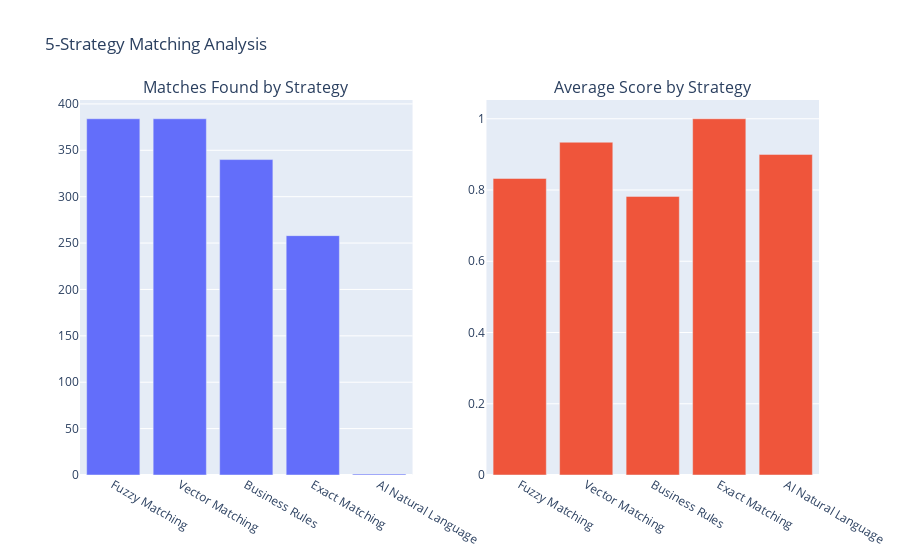

The code cell stored with this chart in its notebook:
### Code cell
# Analyze 5-strategy matching effectiveness
strategy_analysis_sql = f"""
SELECT
  'Exact Matching' as strategy,
  COUNT(*) as matches_found,
  AVG(exact_score) as avg_score
FROM `{bq_helper.dataset_ref}.customers_with_embeddings_combined_matches`
WHERE exact_score > 0

UNION ALL

SELECT
  'Fuzzy Matching' as strategy,
  COUNT(*) as matches_found,
  AVG(fuzzy_score) as avg_score
FROM `{bq_helper.dataset_ref}.customers_with_embeddings_combined_matches`
WHERE fuzzy_score > 0

UNION ALL

SELECT
  'Vector Matching' as strategy,
  COUNT(*) as matches_found,
  AVG(vector_score) as avg_score
FROM `{bq_helper.dataset_ref}.customers_with_embeddings_combined_matches`
WHERE vector_score > 0

UNION ALL

SELECT
  'Business Rules' as strategy,
  COUNT(*) as matches_found,
  AVG(business_score) as avg_score
FROM `{bq_helper.dataset_ref}.customers_with_embeddings_combined_matches`
WHERE business_score > 0

UNION ALL

SELECT
  'AI Natural Language' as strategy,
  COUNT(*) as matches_found,
  AVG(ai_score) as avg_score
FROM `{bq_helper.dataset_ref}.customers_with_embeddings_combined_matches`
WHERE ai_score > 0

ORDER BY matches_found DESC
"""

strategy_stats = bq_helper.execute_query(strategy_analysis_sql)
print("\n🎯 5-Strategy Matching Effectiveness:")
display(strategy_stats)

# Create visualization
fig = make_subplots(
    rows=1, cols=2,
    subplot_titles=('Matches Found by Strategy', 'Average Score by Strategy'),
    specs=[[{'type': 'bar'}, {'type': 'bar'}]]
)

fig.add_trace(
    go.Bar(x=strategy_stats['strategy'],
           y=strategy_stats['matches_found'], name='Matches'),
    row=1, col=1
)

fig.add_trace(
    go.Bar(x=strategy_stats['strategy'],
           y=strategy_stats['avg_score'], name='Avg Score'),
    row=1, col=2
)

fig.update_layout(title_text="5-Strategy Matching Analysis", showlegend=False)
fig.show()

### Figure 1 — Plotly figure (JSON) as saved in the notebook; plotly's stock layout.template omitted (floating-point values rounded to 4 significant figures)
{"data": [{"name": "Matches", "type": "bar", "x": ["Fuzzy Matching", "Vector Matching", "Business Rules", "Exact Matching", "AI Natural Language"], "xaxis": "x", "y": [384, 384, 340, 258, 1], "yaxis": "y"}, {"name": "Avg Score", "type": "bar", "x": ["Fuzzy Matching", "Vector Matching", "Business Rules", "Exact Matching", "AI Natural Language"], "xaxis": "x2", "y": [0.8324, 0.9341, 0.7821, 1.0, 0.9], "yaxis": "y2"}], "layout": {"annotations": [{"font": {"size": 16}, "showarrow": false, "text": "Matches Found by Strategy", "x": 0.225, "xanchor": "center", "xref": "paper", "y": 1, "yanchor": "bottom", "yref": "paper"}, {"font": {"size": 16}, "showarrow": false, "text": "Average Score by Strategy", "x": 0.775, "xanchor": "center", "xref": "paper", "y": 1, "yanchor": "bottom", "yref": "paper"}], "showlegend": false, "title": {"text": "5-Strategy Matching Analysis"}, "xaxis": {"anchor": "y", "domain": [0, 0.45]}, "xaxis2": {"anchor": "y2", "domain": [0.55, 1]}, "yaxis": {"anchor": "x", "domain": [0, 1]}, "yaxis2": {"anchor": "x2", "domain": [0, 1]}}}
